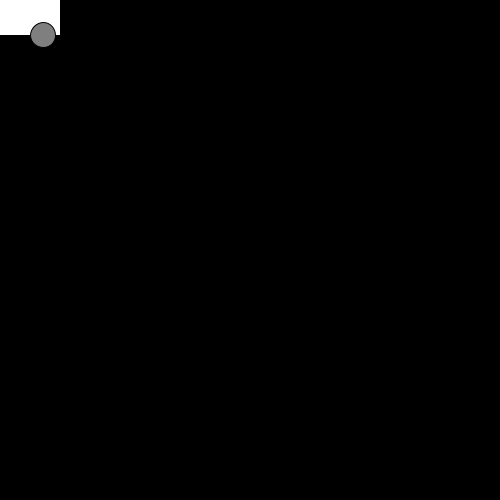
Frame 1 (no input)
Frame 60 (the mouse pressed at the canvas centre just before this capture): identical to frame 1, image omitted
Frame 120 (the mouse held since frame 60 and released just before this capture): identical to frame 1, image omitted

The Processing sketch that drew this single still picture (run headless with seeded random() and noise(); from frame 60 on, the mouse is pressed at the canvas centre):

// Processing sketch: sketch_1_Object_Basics
// ── sketch_1_Object_Basics.pde
Taxi myTaxi1;

void setup (){
  size(500,500);
  
  myTaxi1 = new Taxi();
}


void draw () {
  background(0);
  rectMode(CENTER);
  ellipseMode(CENTER);
  // call the display function for the taxi object
  myTaxi1.display(10, 10, 100, 50);
}

//name
class Taxi {
  //data
  int taxiX;
  int taxiY;
  int taxiW;
  int taxiH;
  int taxiSpeed;
  
  //constructor - used to make up the basics of the taxi
  Taxi(){
    taxiX = 100;
    taxiY = 100;
    taxiW = 100;
    taxiH = 50;
    taxiSpeed = 1;
  }
  
  //methods / functions
  void display (int tX, int tY, int tW, int tH){
    taxiX = tX;
    taxiY = tY;
    taxiW = tW;
    taxiH = tH;
    fill(255);
    rect(taxiX, taxiY, taxiW, taxiH);
    fill(127);
    ellipse(taxiX-taxiW/3, taxiY+taxiH/2, taxiW/4, taxiH/2);
    ellipse(taxiX+taxiW/3, taxiY+taxiH/2, taxiW/4, taxiH/2);
  }
  
}
